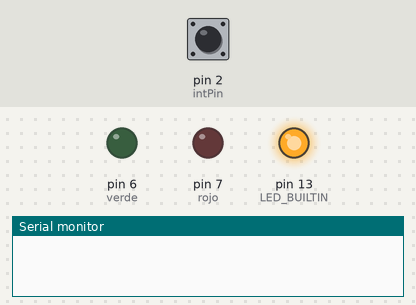
This program was run on a simulated Arduino Uno, built with avr-gcc and run on an emulated ATmega328P. On the bench: output pins drawn as LEDs (lit = HIGH), the last lines printed to the serial monitor. The inputs (shaded band) are chosen by the test bench; at power-on: pin 2 (intPin) HIGH. The local clock reads 2024-03-15 10:24:30 at power-on unless the program sets it; random numbers use the default seed unless the program sets one.

Above: at 1.2 s.
1.3 s: pin 2 (intPin) pulled LOW for 0.15 s
At 4.2 s:
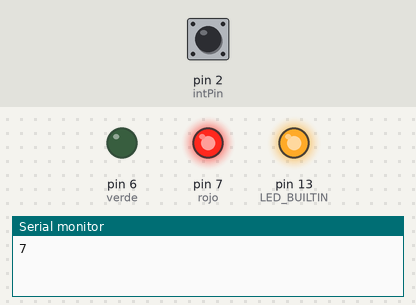
4.4 s: pin 2 (intPin) pulled LOW for 1 s
At 16.6 s:
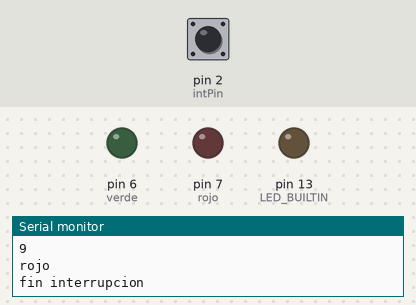
Timing chart, 0 to 21.6 s (numbered marks = the images above; inputs shaded):
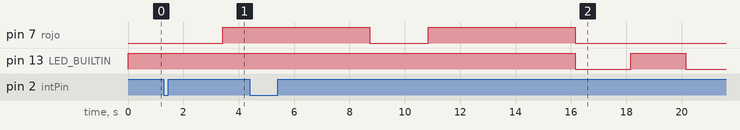

Measured:
- after the input at 1.3 s, pin 7 (rojo): LOW → HIGH after 2.1 s

The program:

main.cpp
```cpp
#include <Arduino.h>
#include <Wire.h>
#include <DS3231.h>
bool century = false;
bool h12Flag;
bool pmFlag;
RTClib myRTC;


DS3231 clock;

int aleatorio;
const int timeThreshold = 4000;//variable retardo antirebote
const int intPin = 2;// pin de interrupcion
int counter = 0;
long startTime = 0;
const int verde=6;
const int rojo=7;
int dia;
int semana,finsemana;


//funcion de interrupcion
void debounceCount()
{
  int cont;
  cont=0;

  while(cont<timeThreshold){
    cont++;
    delay(1);
  }
  cont=0;
 // delay(timeThreshold);

  digitalWrite(rojo,LOW);
  digitalWrite(verde,LOW);

  //
  aleatorio=random(10);
  Serial.println(aleatorio);


 if (dia>=6){
   if(aleatorio>=finsemana){
     digitalWrite(rojo,HIGH);
     digitalWrite(verde,LOW);
     Serial.println("rojo");

    }
    else
    {
     digitalWrite(rojo,LOW);
     digitalWrite(verde,HIGH);
     Serial.println("verde");

    }
 }
 else{
    if(aleatorio>=semana){
     digitalWrite(rojo,HIGH);
     digitalWrite(verde,LOW);
    Serial.println("rojo");

    }
    else
    {
     digitalWrite(rojo,LOW);
     digitalWrite(verde,HIGH);
    Serial.println("verde");

    }


 }
   while(cont<10000){
    cont++;
    delay(1);
  }
  cont=0;
  digitalWrite(rojo,LOW);
  digitalWrite(verde,LOW);
  Serial.println("fin interrupcion");
}


void setup() {
  // initialize digital pin LED_BUILTIN as an output.
  pinMode(intPin, INPUT_PULLUP);
  Serial.begin(9600);
  semana=7;
  finsemana=8;//proporcion de tomas entre semana

  pinMode(LED_BUILTIN, OUTPUT);
  pinMode(verde,OUTPUT);
  pinMode(rojo, OUTPUT);
  attachInterrupt(digitalPinToInterrupt(intPin), debounceCount, FALLING);
	// Start the I2C interface
	Wire.begin();
  digitalWrite(rojo,LOW);
  digitalWrite(verde,LOW);
}

// the loop function runs over and over again forever
void loop() {
   //dia=(clock.getDoW(), DEC);
  //Serial.println(dia);

    //
  dia=clock.getDoW();
//Serial.println(dia);
  digitalWrite(LED_BUILTIN, HIGH);   // turn the LED on (HIGH is the voltage level)
  delay(2000);                       // wait for a second
  digitalWrite(LED_BUILTIN, LOW);    // turn the LED off by making the voltage LOW
  delay(2000);               // wait for a second

  }
```
